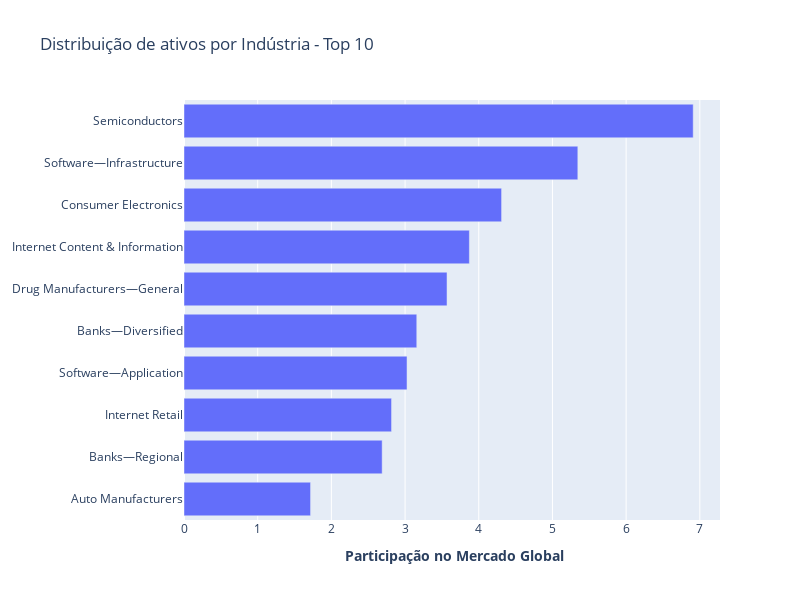

Notebook source saved alongside this figure:
### Code cell
fig = go.Figure()

part_industria.sort_values(ascending=True, inplace=True)
fig.add_trace(go.Bar(y = part_industria.index[-10:], x = part_industria.values[-10:], orientation='h'))

fig.update_xaxes(title_text='<b> Participação no Mercado Global')

fig.update_layout(title_text='Distribuição de ativos por Indústria - Top 10', width=800, height=600)
fig.show()

### Figure 1 — Plotly figure (JSON) as saved in the notebook; plotly's stock layout.template omitted (floating-point values rounded to 4 significant figures)
{"data": [{"orientation": "h", "type": "bar", "x": [1.718, 2.689, 2.817, 3.027, 3.159, 3.569, 3.873, 4.31, 5.344, 6.91], "y": ["Auto Manufacturers", "Banks—Regional", "Internet Retail", "Software—Application", "Banks—Diversified", "Drug Manufacturers—General", "Internet Content & Information", "Consumer Electronics", "Software—Infrastructure", "Semiconductors"]}], "layout": {"height": 600, "title": {"text": "Distribuição de ativos por Indústria - Top 10"}, "width": 800, "xaxis": {"title": {"text": "<b> Participação no Mercado Global"}}}}
